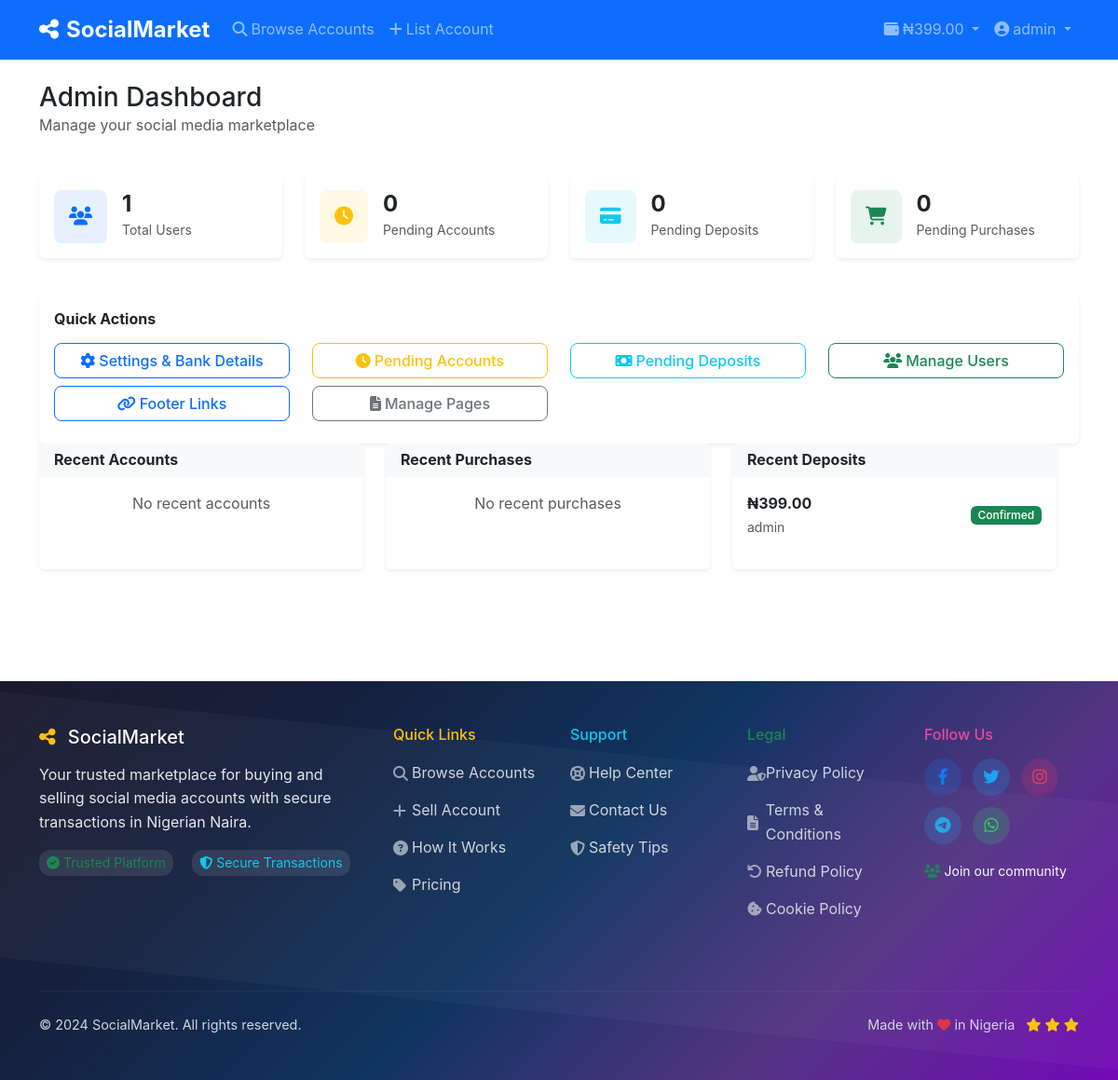
Page /admin (signed in) on the earlier database version.
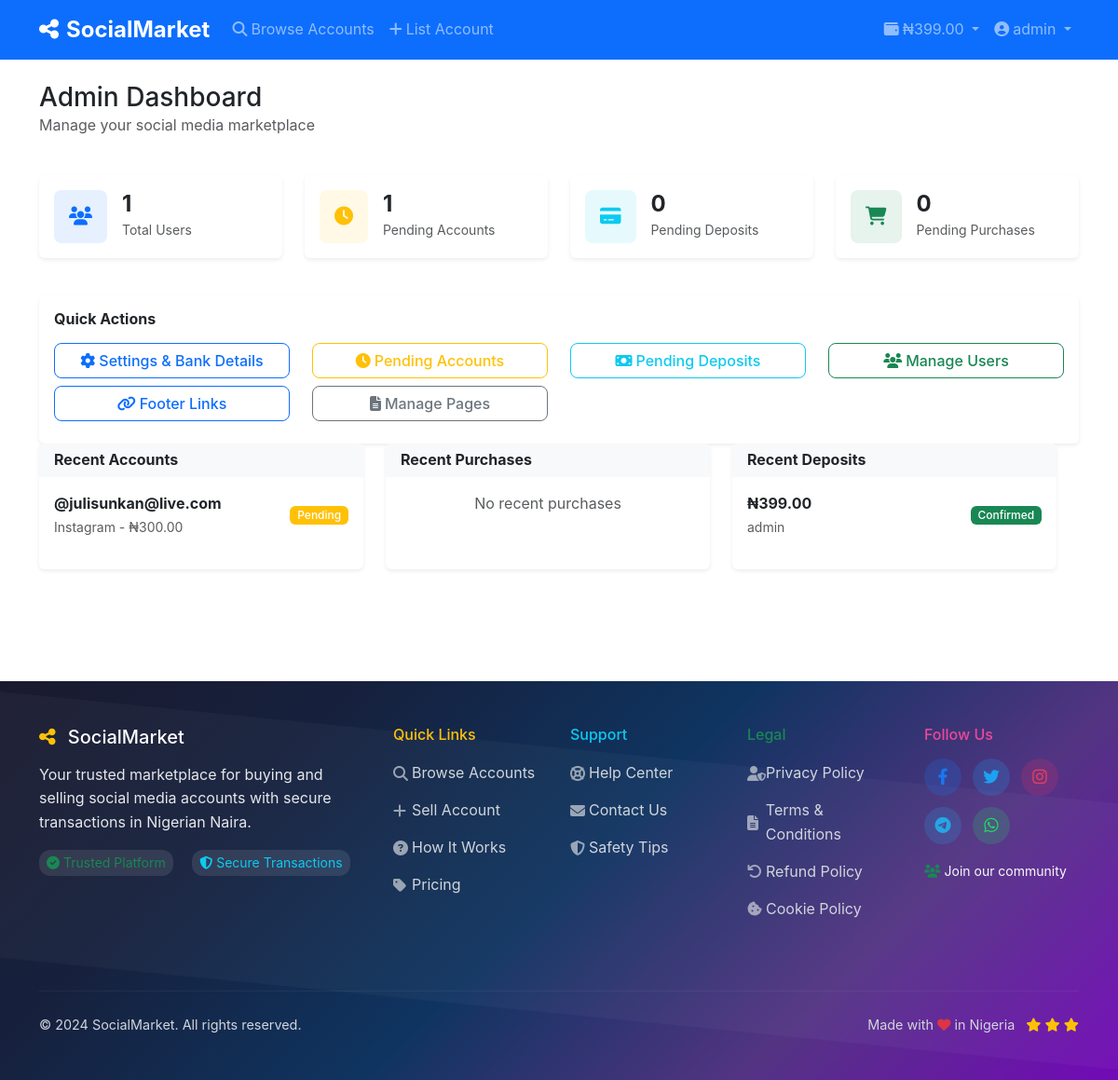
Same page on the later database version.
### models.py (models this page shows, shortened)
class WalletDeposit(db.Model):
    id = db.Column(db.Integer, primary_key=True)
    user_id = db.Column(db.Integer, db.ForeignKey('user.id'), nullable=False)
    amount = db.Column(db.Numeric(10, 2), nullable=False)
    deposit_method = db.Column(db.String(50))  # bank_transfer, cash_deposit
    bank_name = db.Column(db.String(100))
    account_number = db.Column(db.String(20))
    account_name = db.Column(db.String(100))
    payment_proof = db.Column(db.String(255))
    reference_number = db.Column(db.String(100))
    status = db.Column(db.String(20), default='pending')  # pending, confirmed, rejected
    admin_notes = db.Column(db.Text)
    processed_by = db.Column(db.Integer, db.ForeignKey('user.id'))
    processed_at = db.Column(db.DateTime)
    created_at = db.Column(db.DateTime, default=datetime.utcnow)

class User(UserMixin, db.Model):
    id = db.Column(db.Integer, primary_key=True)
    username = db.Column(db.String(80), unique=True, nullable=False)
    email = db.Column(db.String(120), unique=True, nullable=False)
    password_hash = db.Column(db.String(255), nullable=False)
    role = db.Column(db.String(20), default='user')  # user, admin
    first_name = db.Column(db.String(50))
    last_name = db.Column(db.String(50))
    phone = db.Column(db.String(20))
    profile_pic = db.Column(db.String(255))
    bio = db.Column(db.Text)
    is_verified = db.Column(db.Boolean, default=False)
    is_active = db.Column(db.Boolean, default=True)
    is_banned = db.Column(db.Boolean, default=False)
    wallet_balance = db.Column(db.Numeric(10, 2), default=0.00)
    referral_code = db.Column(db.String(20), unique=True)
    referred_by = db.Column(db.Integer, db.ForeignKey('user.id'))
    referral_earnings = db.Column(db.Numeric(10, 2), default=0.00)
    created_at = db.Column(db.DateTime, default=datetime.utcnow)
    last_login = db.Column(db.DateTime)
    accounts_for_sale = db.relationship('SocialAccount', foreign_keys='SocialAccount.seller_id', backref='seller', lazy=True)
    accounts_reviewed = db.relationship('SocialAccount', foreign_keys='SocialAccount.reviewed_by', backref='reviewer', lazy=True)
    purchases = db.relationship('Purchase', backref='buyer', lazy=True)
    deposits = db.relationship('WalletDeposit', foreign_keys='WalletDeposit.user_id', backref='user', lazy=True)
    processed_deposits = db.relationship('WalletDeposit', foreign_keys='WalletDeposit.processed_by', backref='processor', lazy=True)
    referrals = db.relationship('User', backref=db.backref('referrer', remote_side=[id]))

class SocialAccount(db.Model):
    id = db.Column(db.Integer, primary_key=True)
    seller_id = db.Column(db.Integer, db.ForeignKey('user.id'), nullable=False)
    platform = db.Column(db.String(50), nullable=False)  # instagram, facebook, twitter, etc.
    username = db.Column(db.String(100), nullable=False)
    followers_count = db.Column(db.Integer)
    engagement_rate = db.Column(db.Float)
    account_age = db.Column(db.String(50))
    niche = db.Column(db.String(100))
    price = db.Column(db.Numeric(10, 2), nullable=False)
    description = db.Column(db.Text)
    screenshots = db.Column(db.Text)  # JSON array of image paths
    login_email = db.Column(db.String(255))
    login_password = db.Column(db.String(255))
    additional_info = db.Column(db.Text)
    status = db.Column(db.String(20), default='pending')  # pending, approved, rejected, sold
    is_featured = db.Column(db.Boolean, default=False)
    admin_notes = db.Column(db.Text)
    reviewed_by = db.Column(db.Integer, db.ForeignKey('user.id'))
    reviewed_at = db.Column(db.DateTime)
    created_at = db.Column(db.DateTime, default=datetime.utcnow)
    updated_at = db.Column(db.DateTime, default=datetime.utcnow, onupdate=datetime.utcnow)

### app.py (the view)
@app.route('/admin')
@login_required
@admin_required
def admin_dashboard():
    stats = {
        'total_users': User.query.count(),
        'active_users': User.query.filter_by(is_active=True).count(),
        'total_accounts': SocialAccount.query.count(),
        'pending_accounts': SocialAccount.query.filter_by(status='pending').count(),
        'approved_accounts': SocialAccount.query.filter_by(status='approved').count(),
        'total_purchases': Purchase.query.count(),
        'pending_purchases': Purchase.query.filter_by(status='pending').count(),
        'completed_purchases': Purchase.query.filter_by(status='completed').count(),
        'pending_deposits': WalletDeposit.query.filter_by(status='pending').count(),
        'total_deposits': WalletDeposit.query.count()
    }
    recent_accounts = SocialAccount.query.order_by(SocialAccount.created_at.desc()).limit(5).all()
    recent_purchases = Purchase.query.order_by(Purchase.created_at.desc()).limit(5).all()
    recent_deposits = WalletDeposit.query.order_by(WalletDeposit.created_at.desc()).limit(5).all()
    return render_template('admin/dashboard.html',
                         stats=stats,
                         recent_accounts=recent_accounts,
                         recent_purchases=recent_purchases,
                         recent_deposits=recent_deposits)

### app.py (called while the page is built)
def admin_required(f):
    @wraps(f)
    def decorated_function(*args, **kwargs):
        if not current_user.is_authenticated or current_user.role != 'admin':
            flash('Access denied. Admin privileges required.', 'error')
            return redirect(url_for('index'))
        return f(*args, **kwargs)
    return decorated_function

@login_manager.user_loader
def load_user(user_id):
    return User.query.get(int(user_id))

@app.context_processor
def inject_settings():
    settings = Settings.query.first()
    return dict(settings=settings)

### templates/admin/dashboard.html (shortened to what the changed rows need)
{% extends "base.html" %}
{% block content %}
<div class="container py-4">
    <div class="row mb-4">
        <div class="col-12">
            <h1 class="h3 mb-0">Admin Dashboard</h1>
        </div>
    </div>
    <div class="row mb-4">
        <div class="col-lg-3 col-md-6 mb-3">
            <div class="card border-0 shadow-sm">
                <div class="card-body">
                    <div class="d-flex align-items-center">
                        <div class="flex-grow-1 ms-3">
                            <div class="fw-bold h4 mb-0">{{ stats.pending_accounts }}</div>
                            <small class="text-muted">Pending Accounts</small>
                        </div>
                    </div>
                </div>
            </div>
        </div>
    </div>
                <div class="row mb-4">
    <div class="row">
        <div class="col-lg-4 mb-4">
            <div class="card border-0 shadow-sm h-100">
                <div class="card-body">
                    {% if recent_accounts %}
                        {% for account in recent_accounts %}
                        <div class="d-flex align-items-center mb-3">
                            <div class="flex-grow-1">
                                <div class="fw-bold">@{{ account.username }}</div>
                                <small class="text-muted">{{ account.platform.title() }} - ₦{{ "%.2f"|format(account.price) }}</small>
                            </div>
                            <span class="badge bg-{{ 'success' if account.status == 'approved' else 'warning' if account.status == 'pending' else 'danger' }}">
                                {{ account.status.title() }}
                            </span>
                        </div>
                        {% endfor %}
                    {% else %}
                        <p class="text-muted text-center">No recent accounts</p>
                    {% endif %}
                </div>
            </div>
        </div>
        <div class="col-lg-4 mb-4">
            <div class="card border-0 shadow-sm h-100">
                <div class="card-body">
                    {% if recent_deposits %}
                        {% for deposit in recent_deposits %}
                        <div class="d-flex align-items-center mb-3">
                            <div class="flex-grow-1">
                                <div class="fw-bold">₦{{ "%.2f"|format(deposit.amount) }}</div>
                                <small class="text-muted">{{ deposit.user.username }}</small>
                            </div>
                            <span class="badge bg-{{ 'success' if deposit.status == 'confirmed' else 'warning' if deposit.status == 'pending' else 'danger' }}">
                                {{ deposit.status.title() }}
                            </span>
                        </div>
                        {% endfor %}
                    {% else %}
                        <p class="text-muted text-center">No recent deposits</p>
                    {% endif %}
                </div>
            </div>
        </div>
    </div>
</div>
{% endblock %}

Differences in the rows shown:
added SocialAccount: username "julisunkan@live.com", platform "Instagram", price "300.00", status "Pending"
Other differences:
{{ stats.pending_accounts }}: "0" → "1"
text no longer shown: "No recent accounts"
